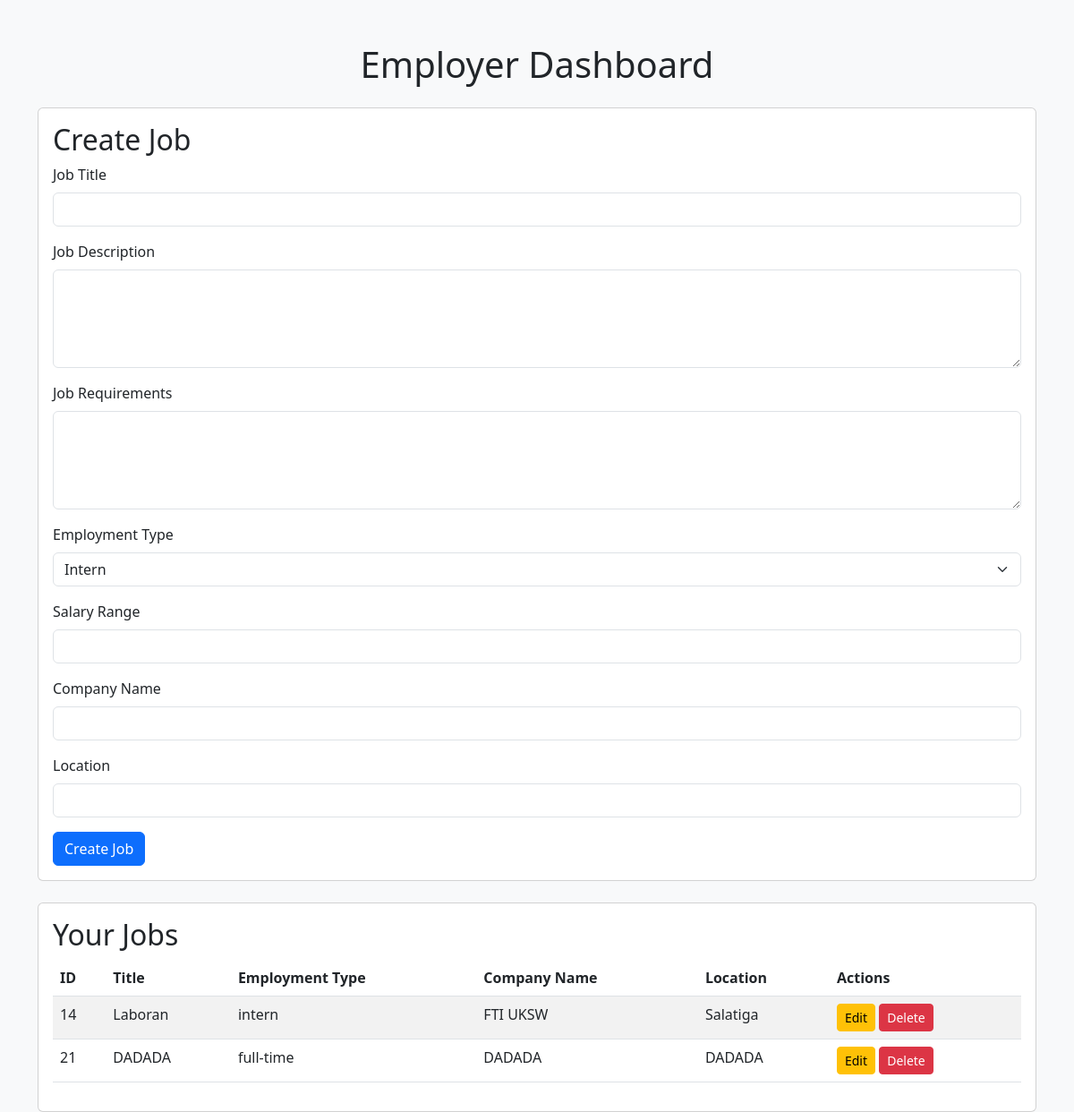
The app's page /pages/employer/add.php (signed in) with its own data.
### tables this page shows
CREATE TABLE `tb_jobs` (
  `id` int(11) NOT NULL,
  `title` varchar(255) NOT NULL,
  `description` text NOT NULL,
  `requirements` text NOT NULL,
  `employment_type` enum('intern','full-time') NOT NULL,
  `salary_range` varchar(100) DEFAULT NULL,
  `company_name` varchar(255) NOT NULL,
  `location` varchar(255) DEFAULT NULL,
  `created_at` timestamp NOT NULL DEFAULT current_timestamp(),
  `updated_at` timestamp NOT NULL DEFAULT current_timestamp() ON UPDATE current_timestamp(),
  `created_by` int(11) NOT NULL,
  `expired_at` timestamp NULL DEFAULT NULL,
  `status` enum('active','expired','deleted') DEFAULT 'active'
);

### pages/employer/add.php (the view, shortened to what this page needs)
<?php
require '../../db.php';
$created_by = $_SESSION['user_id'];
$stmt = $conn->prepare("SELECT * FROM tb_jobs WHERE created_by = ?");
$stmt->bind_param("i", $created_by);
$stmt->execute();
$result = $stmt->get_result();
?>
<!DOCTYPE html>
<html lang="en">
<head>
    <link href="https://cdn.jsdelivr.net/npm/bootstrap@5.3.0/dist/css/bootstrap.min.css" rel="stylesheet">
</head>
<body class="bg-light">
    <div class="container mt-5">
        <h1 class="text-center mb-4">Employer Dashboard</h1>
        <div class="card mb-4">
            <div class="card-body">
                <h2 class="card-title">Create Job</h2>
                <form action="create_job.php" method="POST">
                    <div class="mb-3">
                        <label for="title" class="form-label">Job Title</label>
                        <input type="text" name="title" id="title" class="form-control" required>
                    </div>
                    <div class="mb-3">
                        <label for="description" class="form-label">Job Description</label>
                        <textarea name="description" id="description" class="form-control" rows="4" required></textarea>
                    </div>
                    <div class="mb-3">
                        <label for="requirements" class="form-label">Job Requirements</label>
                        <textarea name="requirements" id="requirements" class="form-control" rows="4" required></textarea>
                    </div>
                    <div class="mb-3">
                        <label for="employment_type" class="form-label">Employment Type</label>
                        <select name="employment_type" id="employment_type" class="form-select" required>
                            <option value="intern">Intern</option>
                        </select>
                    </div>
                    <div class="mb-3">
                        <label for="salary_range" class="form-label">Salary Range</label>
                        <input type="text" name="salary_range" id="salary_range" class="form-control">
                    </div>
                    <div class="mb-3">
                        <label for="company_name" class="form-label">Company Name</label>
                        <input type="text" name="company_name" id="company_name" class="form-control" required>
                    </div>
                    <div class="mb-3">
                        <label for="location" class="form-label">Location</label>
                        <input type="text" name="location" id="location" class="form-control">
                    </div>
                    <button type="submit" class="btn btn-primary">Create Job</button>
                </form>
            </div>
        </div>
        <div class="card">
            <div class="card-body">
                <h2 class="card-title">Your Jobs</h2>
                <?php if ($result->num_rows > 0): ?>
                    <table class="table table-striped">
                        <thead>
                            <tr>
                                <th>ID</th>
                                <th>Title</th>
                                <th>Employment Type</th>
                                <th>Company Name</th>
                                <th>Location</th>
                                <th>Actions</th>
                            </tr>
                        </thead>
                        <tbody>
                            <?php while ($job = $result->fetch_assoc()): ?>
                                <tr>
                                    <td><?= $job['id'] ?></td>
                                    <td><?= htmlspecialchars($job['title']) ?></td>
                                    <td><?= $job['employment_type'] ?></td>
                                    <td><?= htmlspecialchars($job['company_name']) ?></td>
                                    <td><?= htmlspecialchars($job['location']) ?></td>
                                    <td>
                                        <a href="edit_job.php?id=<?= $job['id'] ?>" class="btn btn-warning btn-sm">Edit</a>
                                        <a href="delete_job.php?id=<?= $job['id'] ?>" class="btn btn-danger btn-sm" onclick="return confirm('Are you sure?')">Delete</a>
                                    </td>
                                </tr>
                            <?php endwhile; ?>
                        </tbody>
                    </table>
                <?php else: ?>
                    <p>No jobs created yet.</p>
                <?php endif; ?>
            </div>
        </div>
    </div>
</body>
</html>

### records on screen
tb_jobs: id "14", title "Laboran", employment_type "intern", company_name "FTI UKSW", location "Salatiga"
tb_jobs: id "21", title "DADADA", employment_type "full-time", company_name "DADADA", location "DADADA"
